Frame 1 (no input): blank canvas, image omitted
Frame 60 (the mouse pressed at the canvas centre just before this capture): blank canvas, image omitted
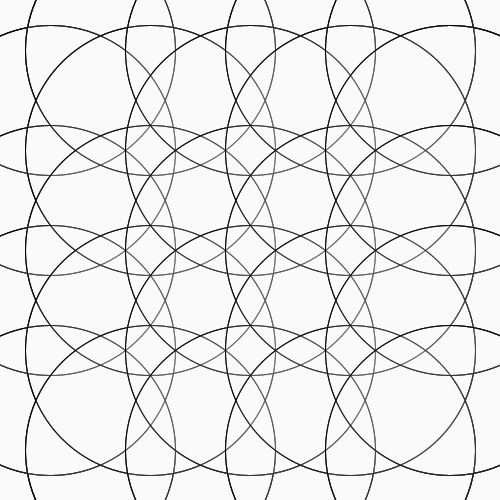
Frame 120 (the mouse held since frame 60 and released just before this capture)

The Processing sketch whose frames 1 and 60 were blank and that drew this single picture after the mouse press (run headless with seeded random() and noise(); from frame 60 on, the mouse is pressed at the canvas centre):

// Processing sketch: processing_91818
// ── processing_91818.pde

//Samyukta Madhu
//Creative Computing
//March 3rd, 2013
//For loops



void setup() {
  size(500, 500);
  background(0);
}

void draw() {
  fill (255,255,255,25);
  
  for (int a=50; a<width; a+=100) {
    for (int b=50; b<height; b+=100) {
   ellipse(a,b,mouseX,mouseY);
  
   
  
    }
  }
}
